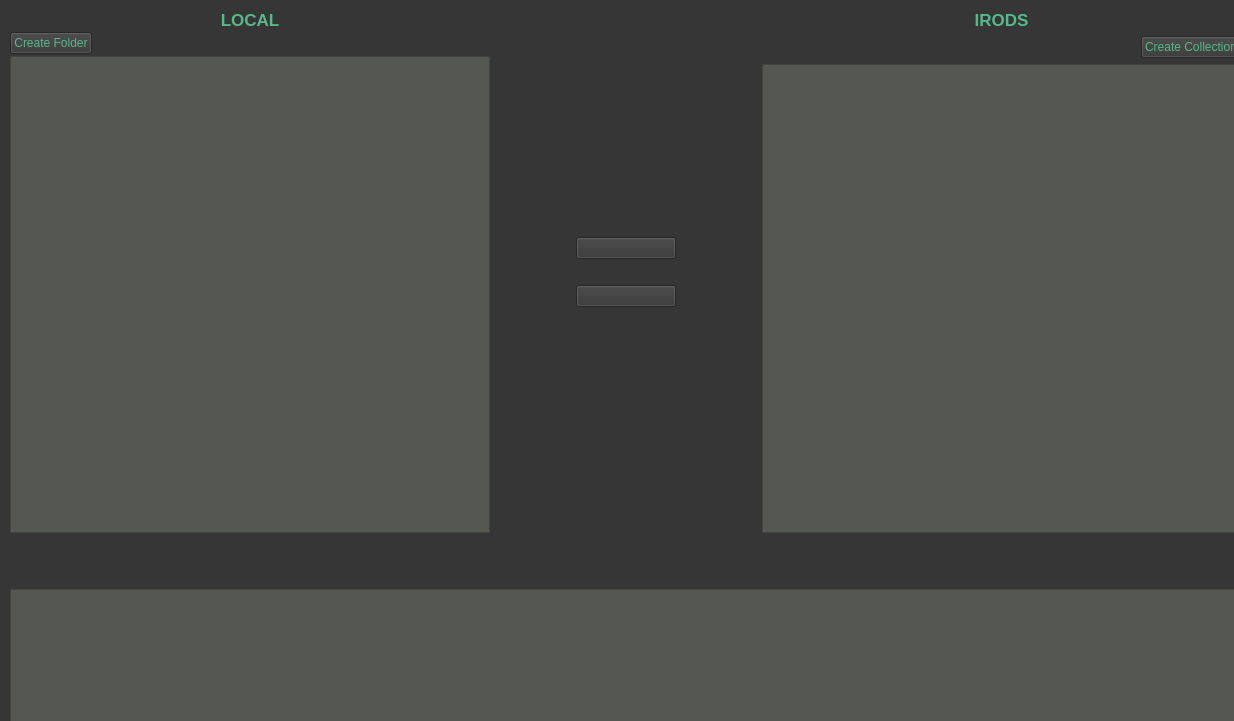
<?xml version="1.0" encoding="UTF-8"?>
<ui version="4.0">
 <class>tabSync</class>
 <widget class="QWidget" name="tabSync">
  <property name="geometry">
   <rect>
    <x>0</x>
    <y>0</y>
    <width>1234</width>
    <height>721</height>
   </rect>
  </property>
  <property name="windowTitle">
   <string>Form</string>
  </property>
  <property name="styleSheet">
   <string notr="true">QWidget
{
	color: rgb(86, 184, 139);
	background-color: rgb(54, 54, 54);
	selection-background-color: rgb(58, 152, 112);
}

QGroupBox
{
	background-color: rgb(85, 87, 83);
}

QTreeView,QTextBrowser
{
	background-color: rgb(85, 87, 83);
}

QLabel#error_label
{
	color: rgb(217, 174, 23);
}</string>
  </property>
  <widget class="QWidget" name="layoutWidget">
   <property name="geometry">
    <rect>
     <x>10</x>
     <y>10</y>
     <width>1231</width>
     <height>771</height>
    </rect>
   </property>
   <layout class="QVBoxLayout" name="verticalLayout_11" stretch="0,0,0,0,0">
    <property name="sizeConstraint">
     <enum>QLayout::SetDefaultConstraint</enum>
    </property>
    <item>
     <layout class="QHBoxLayout" name="horizontalLayout_5" stretch="1,0,0,0,1">
      <item>
       <layout class="QVBoxLayout" name="verticalLayout_5" stretch="0,0,1">
        <property name="spacing">
         <number>2</number>
        </property>
        <property name="sizeConstraint">
         <enum>QLayout::SetDefaultConstraint</enum>
        </property>
        <item>
         <widget class="QLabel" name="label_19">
          <property name="sizePolicy">
           <sizepolicy hsizetype="Minimum" vsizetype="Minimum">
            <horstretch>0</horstretch>
            <verstretch>0</verstretch>
           </sizepolicy>
          </property>
          <property name="font">
           <font>
            <pointsize>13</pointsize>
            <weight>75</weight>
            <bold>true</bold>
           </font>
          </property>
          <property name="text">
           <string>LOCAL</string>
          </property>
          <property name="alignment">
           <set>Qt::AlignCenter</set>
          </property>
         </widget>
        </item>
        <item>
         <layout class="QHBoxLayout" name="horizontalLayout_13">
          <item>
           <widget class="QPushButton" name="create_dir_button">
            <property name="text">
             <string>Create Folder</string>
            </property>
           </widget>
          </item>
          <item>
           <widget class="QLabel" name="label">
            <property name="text">
             <string/>
            </property>
           </widget>
          </item>
          <item>
           <spacer name="horizontalSpacer_9">
            <property name="orientation">
             <enum>Qt::Horizontal</enum>
            </property>
            <property name="sizeHint" stdset="0">
             <size>
              <width>40</width>
              <height>20</height>
             </size>
            </property>
           </spacer>
          </item>
         </layout>
        </item>
        <item>
         <widget class="QTreeView" name="local_fs_tree">
          <property name="sizePolicy">
           <sizepolicy hsizetype="Preferred" vsizetype="Preferred">
            <horstretch>0</horstretch>
            <verstretch>0</verstretch>
           </sizepolicy>
          </property>
          <property name="styleSheet">
           <string notr="true"/>
          </property>
          <property name="sizeAdjustPolicy">
           <enum>QAbstractScrollArea::AdjustIgnored</enum>
          </property>
          <property name="editTriggers">
           <set>QAbstractItemView::NoEditTriggers</set>
          </property>
          <property name="selectionMode">
           <enum>QAbstractItemView::SingleSelection</enum>
          </property>
          <property name="headerHidden">
           <bool>true</bool>
          </property>
         </widget>
        </item>
       </layout>
      </item>
      <item>
       <spacer name="horizontalSpacer_11">
        <property name="orientation">
         <enum>Qt::Horizontal</enum>
        </property>
        <property name="sizeHint" stdset="0">
         <size>
          <width>40</width>
          <height>20</height>
         </size>
        </property>
       </spacer>
      </item>
      <item>
       <layout class="QVBoxLayout" name="verticalLayout_15">
        <item>
         <spacer name="verticalSpacer_21">
          <property name="orientation">
           <enum>Qt::Vertical</enum>
          </property>
          <property name="sizeType">
           <enum>QSizePolicy::Expanding</enum>
          </property>
          <property name="sizeHint" stdset="0">
           <size>
            <width>20</width>
            <height>40</height>
           </size>
          </property>
         </spacer>
        </item>
        <item>
         <layout class="QGridLayout" name="gridLayout_7">
          <item row="0" column="1">
           <widget class="QPushButton" name="local_to_irods_button">
            <property name="minimumSize">
             <size>
              <width>100</width>
              <height>0</height>
             </size>
            </property>
            <property name="text">
             <string/>
            </property>
            <property name="icon">
             <iconset>
              <normaloff>../icons/arrow-right.png</normaloff>../icons/arrow-right.png</iconset>
            </property>
            <property name="iconSize">
             <size>
              <width>50</width>
              <height>50</height>
             </size>
            </property>
           </widget>
          </item>
          <item row="0" column="2">
           <spacer name="horizontalSpacer_3">
            <property name="orientation">
             <enum>Qt::Horizontal</enum>
            </property>
            <property name="sizeHint" stdset="0">
             <size>
              <width>40</width>
              <height>20</height>
             </size>
            </property>
           </spacer>
          </item>
          <item row="3" column="1">
           <widget class="QPushButton" name="irods_to_local_button">
            <property name="sizePolicy">
             <sizepolicy hsizetype="Minimum" vsizetype="Fixed">
              <horstretch>0</horstretch>
              <verstretch>0</verstretch>
             </sizepolicy>
            </property>
            <property name="minimumSize">
             <size>
              <width>100</width>
              <height>0</height>
             </size>
            </property>
            <property name="text">
             <string/>
            </property>
            <property name="icon">
             <iconset>
              <normaloff>../icons/arrow-left.png</normaloff>../icons/arrow-left.png</iconset>
            </property>
            <property name="iconSize">
             <size>
              <width>50</width>
              <height>50</height>
             </size>
            </property>
           </widget>
          </item>
          <item row="0" column="0">
           <spacer name="horizontalSpacer_12">
            <property name="orientation">
             <enum>Qt::Horizontal</enum>
            </property>
            <property name="sizeHint" stdset="0">
             <size>
              <width>40</width>
              <height>20</height>
             </size>
            </property>
           </spacer>
          </item>
          <item row="1" column="1">
           <spacer name="verticalSpacer_11">
            <property name="orientation">
             <enum>Qt::Vertical</enum>
            </property>
            <property name="sizeType">
             <enum>QSizePolicy::Maximum</enum>
            </property>
            <property name="sizeHint" stdset="0">
             <size>
              <width>20</width>
              <height>20</height>
             </size>
            </property>
           </spacer>
          </item>
         </layout>
        </item>
        <item>
         <spacer name="verticalSpacer_12">
          <property name="orientation">
           <enum>Qt::Vertical</enum>
          </property>
          <property name="sizeHint" stdset="0">
           <size>
            <width>20</width>
            <height>40</height>
           </size>
          </property>
         </spacer>
        </item>
       </layout>
      </item>
      <item>
       <spacer name="horizontalSpacer_13">
        <property name="orientation">
         <enum>Qt::Horizontal</enum>
        </property>
        <property name="sizeHint" stdset="0">
         <size>
          <width>40</width>
          <height>20</height>
         </size>
        </property>
       </spacer>
      </item>
      <item>
       <layout class="QVBoxLayout" name="verticalLayout_16" stretch="0,0,1">
        <item>
         <widget class="QLabel" name="label_20">
          <property name="sizePolicy">
           <sizepolicy hsizetype="Preferred" vsizetype="Minimum">
            <horstretch>0</horstretch>
            <verstretch>0</verstretch>
           </sizepolicy>
          </property>
          <property name="font">
           <font>
            <pointsize>13</pointsize>
            <weight>75</weight>
            <bold>true</bold>
           </font>
          </property>
          <property name="text">
           <string>IRODS</string>
          </property>
          <property name="textFormat">
           <enum>Qt::PlainText</enum>
          </property>
          <property name="alignment">
           <set>Qt::AlignCenter</set>
          </property>
         </widget>
        </item>
        <item>
         <layout class="QHBoxLayout" name="horizontalLayout_15">
          <item>
           <spacer name="horizontalSpacer_14">
            <property name="orientation">
             <enum>Qt::Horizontal</enum>
            </property>
            <property name="sizeHint" stdset="0">
             <size>
              <width>40</width>
              <height>20</height>
             </size>
            </property>
           </spacer>
          </item>
          <item>
           <widget class="QPushButton" name="create_coll_button">
            <property name="text">
             <string>Create Collection</string>
            </property>
           </widget>
          </item>
         </layout>
        </item>
        <item>
         <widget class="QTreeView" name="irods_tree">
          <property name="sizePolicy">
           <sizepolicy hsizetype="Preferred" vsizetype="Preferred">
            <horstretch>0</horstretch>
            <verstretch>0</verstretch>
           </sizepolicy>
          </property>
          <property name="styleSheet">
           <string notr="true"/>
          </property>
          <property name="sizeAdjustPolicy">
           <enum>QAbstractScrollArea::AdjustToContents</enum>
          </property>
          <property name="editTriggers">
           <set>QAbstractItemView::NoEditTriggers</set>
          </property>
          <property name="selectionMode">
           <enum>QAbstractItemView::SingleSelection</enum>
          </property>
          <property name="headerHidden">
           <bool>true</bool>
          </property>
         </widget>
        </item>
       </layout>
      </item>
     </layout>
    </item>
    <item>
     <spacer name="verticalSpacer">
      <property name="orientation">
       <enum>Qt::Vertical</enum>
      </property>
      <property name="sizeType">
       <enum>QSizePolicy::Fixed</enum>
      </property>
      <property name="sizeHint" stdset="0">
       <size>
        <width>20</width>
        <height>20</height>
       </size>
      </property>
     </spacer>
    </item>
    <item>
     <widget class="QLabel" name="error_label">
      <property name="text">
       <string/>
      </property>
     </widget>
    </item>
    <item>
     <spacer name="verticalSpacer_13">
      <property name="orientation">
       <enum>Qt::Vertical</enum>
      </property>
      <property name="sizeType">
       <enum>QSizePolicy::Minimum</enum>
      </property>
      <property name="sizeHint" stdset="0">
       <size>
        <width>20</width>
        <height>10</height>
       </size>
      </property>
     </spacer>
    </item>
    <item>
     <widget class="QTextBrowser" name="status_browser">
      <property name="sizePolicy">
       <sizepolicy hsizetype="Expanding" vsizetype="Fixed">
        <horstretch>0</horstretch>
        <verstretch>0</verstretch>
       </sizepolicy>
      </property>
      <property name="maximumSize">
       <size>
        <width>16777215</width>
        <height>200</height>
       </size>
      </property>
     </widget>
    </item>
   </layout>
  </widget>
 </widget>
 <resources/>
 <connections/>
</ui>
